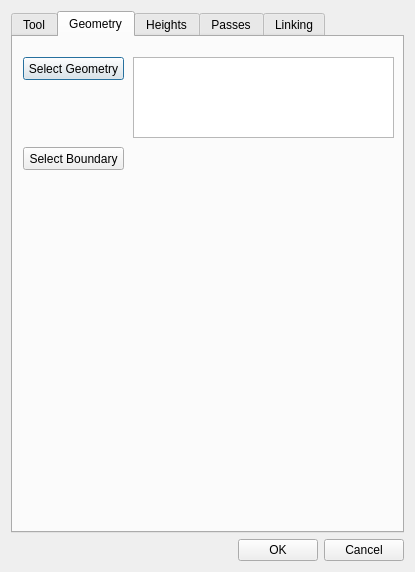
<?xml version="1.0" encoding="UTF-8"?>
<ui version="4.0">
 <class>OperationProfile</class>
 <widget class="QDialog" name="OperationProfile">
  <property name="geometry">
   <rect>
    <x>0</x>
    <y>0</y>
    <width>415</width>
    <height>572</height>
   </rect>
  </property>
  <property name="windowTitle">
   <string>OperationProfile</string>
  </property>
  <layout class="QVBoxLayout" name="verticalLayout">
   <item>
    <widget class="QTabWidget" name="tabWidget">
     <property name="currentIndex">
      <number>1</number>
     </property>
     <widget class="QWidget" name="tabTool">
      <attribute name="title">
       <string>Tool</string>
      </attribute>
     </widget>
     <widget class="QWidget" name="tabGeometry">
      <attribute name="title">
       <string>Geometry</string>
      </attribute>
      <widget class="QPushButton" name="btnGeometrySelectGeometry">
       <property name="geometry">
        <rect>
         <x>10</x>
         <y>20</y>
         <width>101</width>
         <height>23</height>
        </rect>
       </property>
       <property name="text">
        <string>Select Geometry</string>
       </property>
      </widget>
      <widget class="QListWidget" name="lstGeometryGeometry">
       <property name="geometry">
        <rect>
         <x>120</x>
         <y>20</y>
         <width>261</width>
         <height>81</height>
        </rect>
       </property>
       <property name="contextMenuPolicy">
        <enum>Qt::DefaultContextMenu</enum>
       </property>
       <property name="sortingEnabled">
        <bool>true</bool>
       </property>
      </widget>
      <widget class="QPushButton" name="btnGeometryBoundary">
       <property name="geometry">
        <rect>
         <x>10</x>
         <y>110</y>
         <width>101</width>
         <height>23</height>
        </rect>
       </property>
       <property name="text">
        <string>Select Boundary</string>
       </property>
      </widget>
     </widget>
     <widget class="QWidget" name="tabHeights">
      <attribute name="title">
       <string>Heights</string>
      </attribute>
     </widget>
     <widget class="QWidget" name="tabPasses">
      <attribute name="title">
       <string>Passes</string>
      </attribute>
     </widget>
     <widget class="QWidget" name="tabLinking">
      <attribute name="title">
       <string>Linking</string>
      </attribute>
     </widget>
    </widget>
   </item>
   <item>
    <layout class="QHBoxLayout" name="horizontalLayout">
     <item>
      <spacer name="horizontalSpacer">
       <property name="orientation">
        <enum>Qt::Horizontal</enum>
       </property>
       <property name="sizeHint" stdset="0">
        <size>
         <width>40</width>
         <height>20</height>
        </size>
       </property>
      </spacer>
     </item>
     <item>
      <widget class="QPushButton" name="btnOK">
       <property name="text">
        <string>OK</string>
       </property>
      </widget>
     </item>
     <item>
      <widget class="QPushButton" name="btnCancel">
       <property name="text">
        <string>Cancel</string>
       </property>
      </widget>
     </item>
    </layout>
   </item>
  </layout>
 </widget>
 <layoutdefault spacing="6" margin="11"/>
 <resources/>
 <connections>
  <connection>
   <sender>btnOK</sender>
   <signal>clicked()</signal>
   <receiver>OperationProfile</receiver>
   <slot>onOkClicked()</slot>
   <hints>
    <hint type="sourcelabel">
     <x>295</x>
     <y>544</y>
    </hint>
    <hint type="destinationlabel">
     <x>414</x>
     <y>440</y>
    </hint>
   </hints>
  </connection>
  <connection>
   <sender>btnCancel</sender>
   <signal>clicked()</signal>
   <receiver>OperationProfile</receiver>
   <slot>onCancelClicked()</slot>
   <hints>
    <hint type="sourcelabel">
     <x>362</x>
     <y>549</y>
    </hint>
    <hint type="destinationlabel">
     <x>414</x>
     <y>485</y>
    </hint>
   </hints>
  </connection>
  <connection>
   <sender>btnGeometrySelectGeometry</sender>
   <signal>clicked()</signal>
   <receiver>OperationProfile</receiver>
   <slot>onGeometrySelectGeometry()</slot>
   <hints>
    <hint type="sourcelabel">
     <x>71</x>
     <y>66</y>
    </hint>
    <hint type="destinationlabel">
     <x>4</x>
     <y>113</y>
    </hint>
   </hints>
  </connection>
  <connection>
   <sender>lstGeometryGeometry</sender>
   <signal>itemSelectionChanged()</signal>
   <receiver>OperationProfile</receiver>
   <slot>onGeometryListSelectionChanged()</slot>
   <hints>
    <hint type="sourcelabel">
     <x>230</x>
     <y>86</y>
    </hint>
    <hint type="destinationlabel">
     <x>411</x>
     <y>172</y>
    </hint>
   </hints>
  </connection>
 </connections>
 <slots>
  <slot>onOkClicked()</slot>
  <slot>onCancelClicked()</slot>
  <slot>onGeometrySelectGeometry()</slot>
  <slot>onGeometryListSelectionChanged()</slot>
 </slots>
</ui>
